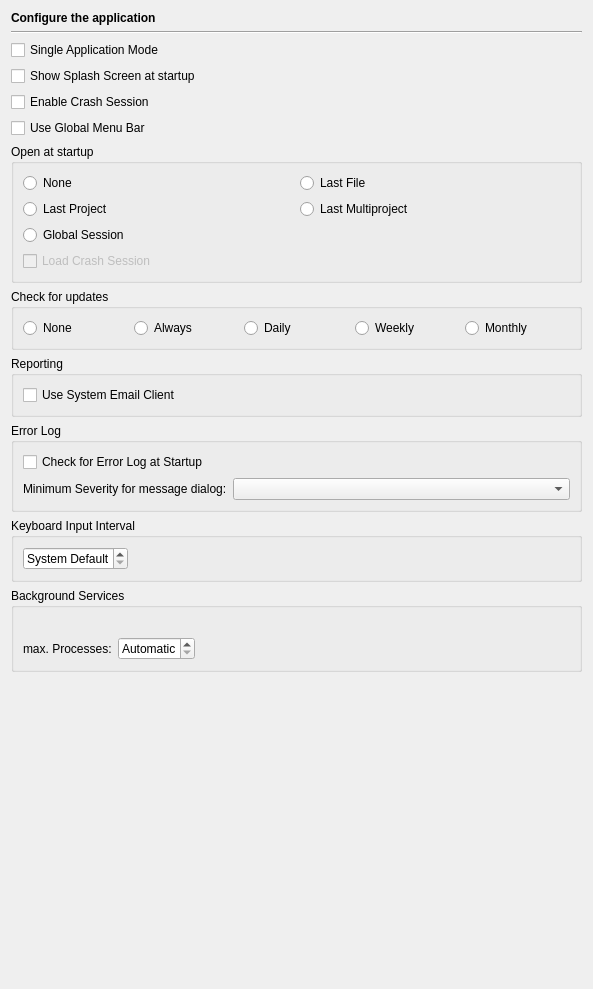
<?xml version="1.0" encoding="UTF-8"?>
<ui version="4.0">
 <class>ApplicationPage</class>
 <widget class="QWidget" name="ApplicationPage">
  <property name="geometry">
   <rect>
    <x>0</x>
    <y>0</y>
    <width>591</width>
    <height>989</height>
   </rect>
  </property>
  <layout class="QVBoxLayout" name="verticalLayout_4">
   <item>
    <widget class="QLabel" name="headerLabel">
     <property name="text">
      <string>&lt;b&gt;Configure the application&lt;/b&gt;</string>
     </property>
    </widget>
   </item>
   <item>
    <widget class="Line" name="line9_3">
     <property name="frameShape">
      <enum>QFrame::HLine</enum>
     </property>
     <property name="frameShadow">
      <enum>QFrame::Sunken</enum>
     </property>
     <property name="orientation">
      <enum>Qt::Horizontal</enum>
     </property>
    </widget>
   </item>
   <item>
    <widget class="QCheckBox" name="singleApplicationCheckBox">
     <property name="toolTip">
      <string>Select, if only one instance of the application should be running</string>
     </property>
     <property name="text">
      <string>Single Application Mode</string>
     </property>
    </widget>
   </item>
   <item>
    <widget class="QCheckBox" name="splashScreenCheckBox">
     <property name="toolTip">
      <string>Select to show the startup splash screen</string>
     </property>
     <property name="text">
      <string>Show Splash Screen at startup</string>
     </property>
    </widget>
   </item>
   <item>
    <widget class="QCheckBox" name="crashSessionEnabledCheckBox">
     <property name="toolTip">
      <string>Select to enable the generation of a crash session file</string>
     </property>
     <property name="text">
      <string>Enable Crash Session</string>
     </property>
    </widget>
   </item>
   <item>
    <widget class="QCheckBox" name="globalMenuCheckBox">
     <property name="toolTip">
      <string>Select to use the global application menu bar</string>
     </property>
     <property name="text">
      <string>Use Global Menu Bar</string>
     </property>
    </widget>
   </item>
   <item>
    <widget class="QGroupBox" name="groupBox_3">
     <property name="title">
      <string>Open at startup</string>
     </property>
     <layout class="QGridLayout">
      <item row="0" column="0">
       <widget class="QRadioButton" name="noOpenRadioButton">
        <property name="toolTip">
         <string>Select to not open anything</string>
        </property>
        <property name="text">
         <string>None</string>
        </property>
       </widget>
      </item>
      <item row="0" column="1">
       <widget class="QRadioButton" name="lastFileRadioButton">
        <property name="toolTip">
         <string>Select to open the most recently opened file</string>
        </property>
        <property name="text">
         <string>Last File</string>
        </property>
       </widget>
      </item>
      <item row="1" column="0">
       <widget class="QRadioButton" name="lastProjectRadioButton">
        <property name="toolTip">
         <string>Select to open the most recently opened project</string>
        </property>
        <property name="text">
         <string>Last Project</string>
        </property>
       </widget>
      </item>
      <item row="1" column="1">
       <widget class="QRadioButton" name="lastMultiprojectRadioButton">
        <property name="toolTip">
         <string>Select to open the most recently opened multiproject</string>
        </property>
        <property name="text">
         <string>Last Multiproject</string>
        </property>
       </widget>
      </item>
      <item row="2" column="0">
       <widget class="QRadioButton" name="globalSessionRadioButton">
        <property name="toolTip">
         <string>Select to restore the global session</string>
        </property>
        <property name="text">
         <string>Global Session</string>
        </property>
       </widget>
      </item>
      <item row="3" column="0" colspan="2">
       <widget class="QCheckBox" name="openCrashSessionCheckBox">
        <property name="enabled">
         <bool>false</bool>
        </property>
        <property name="toolTip">
         <string>Select to look for a crash session file first</string>
        </property>
        <property name="text">
         <string>Load Crash Session</string>
        </property>
       </widget>
      </item>
     </layout>
    </widget>
   </item>
   <item>
    <widget class="QGroupBox" name="groupBox_2">
     <property name="title">
      <string>Check for updates</string>
     </property>
     <layout class="QHBoxLayout">
      <item>
       <widget class="QRadioButton" name="noCheckRadioButton">
        <property name="toolTip">
         <string>Select to disable update checking</string>
        </property>
        <property name="text">
         <string>None</string>
        </property>
       </widget>
      </item>
      <item>
       <widget class="QRadioButton" name="alwaysCheckRadioButton">
        <property name="toolTip">
         <string>Select to check for updates at every startup</string>
        </property>
        <property name="text">
         <string>Always</string>
        </property>
       </widget>
      </item>
      <item>
       <widget class="QRadioButton" name="dailyCheckRadioButton">
        <property name="toolTip">
         <string>Select to check for updates once a day</string>
        </property>
        <property name="text">
         <string>Daily</string>
        </property>
       </widget>
      </item>
      <item>
       <widget class="QRadioButton" name="weeklyCheckRadioButton">
        <property name="toolTip">
         <string>Select to check for updates once a week</string>
        </property>
        <property name="text">
         <string>Weekly</string>
        </property>
       </widget>
      </item>
      <item>
       <widget class="QRadioButton" name="monthlyCheckRadioButton">
        <property name="toolTip">
         <string>Select to check for updates once a month</string>
        </property>
        <property name="text">
         <string>Monthly</string>
        </property>
       </widget>
      </item>
     </layout>
    </widget>
   </item>
   <item>
    <widget class="QGroupBox" name="groupBox_4">
     <property name="title">
      <string>Reporting</string>
     </property>
     <layout class="QVBoxLayout" name="verticalLayout_2">
      <item>
       <widget class="QCheckBox" name="systemEmailClientCheckBox">
        <property name="toolTip">
         <string>Select to use the system email client to send reports</string>
        </property>
        <property name="text">
         <string>Use System Email Client</string>
        </property>
       </widget>
      </item>
     </layout>
    </widget>
   </item>
   <item>
    <widget class="QGroupBox" name="groupBox">
     <property name="title">
      <string>Error Log</string>
     </property>
     <layout class="QVBoxLayout" name="verticalLayout">
      <item>
       <widget class="QCheckBox" name="errorlogCheckBox">
        <property name="toolTip">
         <string>Select to check the existence of an error log upon startup</string>
        </property>
        <property name="text">
         <string>Check for Error Log at Startup</string>
        </property>
       </widget>
      </item>
      <item>
       <layout class="QHBoxLayout" name="horizontalLayout_2">
        <item>
         <widget class="QLabel" name="label_2">
          <property name="text">
           <string>Minimum Severity for message dialog:</string>
          </property>
         </widget>
        </item>
        <item>
         <widget class="QComboBox" name="msgSeverityComboBox">
          <property name="sizePolicy">
           <sizepolicy hsizetype="Expanding" vsizetype="Fixed">
            <horstretch>0</horstretch>
            <verstretch>0</verstretch>
           </sizepolicy>
          </property>
          <property name="toolTip">
           <string>Select the minimum message severity shown</string>
          </property>
         </widget>
        </item>
       </layout>
      </item>
     </layout>
    </widget>
   </item>
   <item>
    <widget class="QGroupBox" name="groupBox_5">
     <property name="title">
      <string>Keyboard Input Interval</string>
     </property>
     <layout class="QGridLayout" name="gridLayout">
      <item row="0" column="0">
       <widget class="QSpinBox" name="intervalSpinBox">
        <property name="toolTip">
         <string>Enter the keyboard input interval, '0' for default</string>
        </property>
        <property name="alignment">
         <set>Qt::AlignRight|Qt::AlignTrailing|Qt::AlignVCenter</set>
        </property>
        <property name="specialValueText">
         <string>System Default</string>
        </property>
        <property name="suffix">
         <string> ms</string>
        </property>
        <property name="maximum">
         <number>2000</number>
        </property>
        <property name="singleStep">
         <number>100</number>
        </property>
       </widget>
      </item>
      <item row="0" column="1">
       <spacer name="horizontalSpacer">
        <property name="orientation">
         <enum>Qt::Horizontal</enum>
        </property>
        <property name="sizeHint" stdset="0">
         <size>
          <width>453</width>
          <height>20</height>
         </size>
        </property>
       </spacer>
      </item>
     </layout>
    </widget>
   </item>
   <item>
    <widget class="QGroupBox" name="groupBox_6">
     <property name="title">
      <string>Background Services</string>
     </property>
     <layout class="QVBoxLayout" name="verticalLayout_3">
      <item>
       <widget class="QLabel" name="backgroundServicesLabel">
        <property name="text">
         <string/>
        </property>
        <property name="wordWrap">
         <bool>true</bool>
        </property>
       </widget>
      </item>
      <item>
       <layout class="QHBoxLayout" name="horizontalLayout">
        <item>
         <widget class="QLabel" name="label">
          <property name="text">
           <string>max. Processes:</string>
          </property>
         </widget>
        </item>
        <item>
         <widget class="QSpinBox" name="backgroundServicesSpinBox">
          <property name="alignment">
           <set>Qt::AlignRight|Qt::AlignTrailing|Qt::AlignVCenter</set>
          </property>
          <property name="specialValueText">
           <string>Automatic</string>
          </property>
         </widget>
        </item>
        <item>
         <spacer name="horizontalSpacer_2">
          <property name="orientation">
           <enum>Qt::Horizontal</enum>
          </property>
          <property name="sizeHint" stdset="0">
           <size>
            <width>40</width>
            <height>20</height>
           </size>
          </property>
         </spacer>
        </item>
       </layout>
      </item>
     </layout>
    </widget>
   </item>
   <item>
    <spacer>
     <property name="orientation">
      <enum>Qt::Vertical</enum>
     </property>
     <property name="sizeHint" stdset="0">
      <size>
       <width>571</width>
       <height>21</height>
      </size>
     </property>
    </spacer>
   </item>
  </layout>
 </widget>
 <tabstops>
  <tabstop>singleApplicationCheckBox</tabstop>
  <tabstop>splashScreenCheckBox</tabstop>
  <tabstop>crashSessionEnabledCheckBox</tabstop>
  <tabstop>globalMenuCheckBox</tabstop>
  <tabstop>noOpenRadioButton</tabstop>
  <tabstop>lastFileRadioButton</tabstop>
  <tabstop>lastProjectRadioButton</tabstop>
  <tabstop>lastMultiprojectRadioButton</tabstop>
  <tabstop>globalSessionRadioButton</tabstop>
  <tabstop>openCrashSessionCheckBox</tabstop>
  <tabstop>noCheckRadioButton</tabstop>
  <tabstop>alwaysCheckRadioButton</tabstop>
  <tabstop>dailyCheckRadioButton</tabstop>
  <tabstop>weeklyCheckRadioButton</tabstop>
  <tabstop>monthlyCheckRadioButton</tabstop>
  <tabstop>systemEmailClientCheckBox</tabstop>
  <tabstop>errorlogCheckBox</tabstop>
  <tabstop>msgSeverityComboBox</tabstop>
  <tabstop>intervalSpinBox</tabstop>
  <tabstop>backgroundServicesSpinBox</tabstop>
 </tabstops>
 <resources/>
 <connections>
  <connection>
   <sender>crashSessionEnabledCheckBox</sender>
   <signal>toggled(bool)</signal>
   <receiver>openCrashSessionCheckBox</receiver>
   <slot>setEnabled(bool)</slot>
   <hints>
    <hint type="sourcelabel">
     <x>44</x>
     <y>89</y>
    </hint>
    <hint type="destinationlabel">
     <x>52</x>
     <y>205</y>
    </hint>
   </hints>
  </connection>
  <connection>
   <sender>crashSessionEnabledCheckBox</sender>
   <signal>toggled(bool)</signal>
   <receiver>openCrashSessionCheckBox</receiver>
   <slot>setChecked(bool)</slot>
   <hints>
    <hint type="sourcelabel">
     <x>114</x>
     <y>88</y>
    </hint>
    <hint type="destinationlabel">
     <x>109</x>
     <y>209</y>
    </hint>
   </hints>
  </connection>
 </connections>
</ui>
